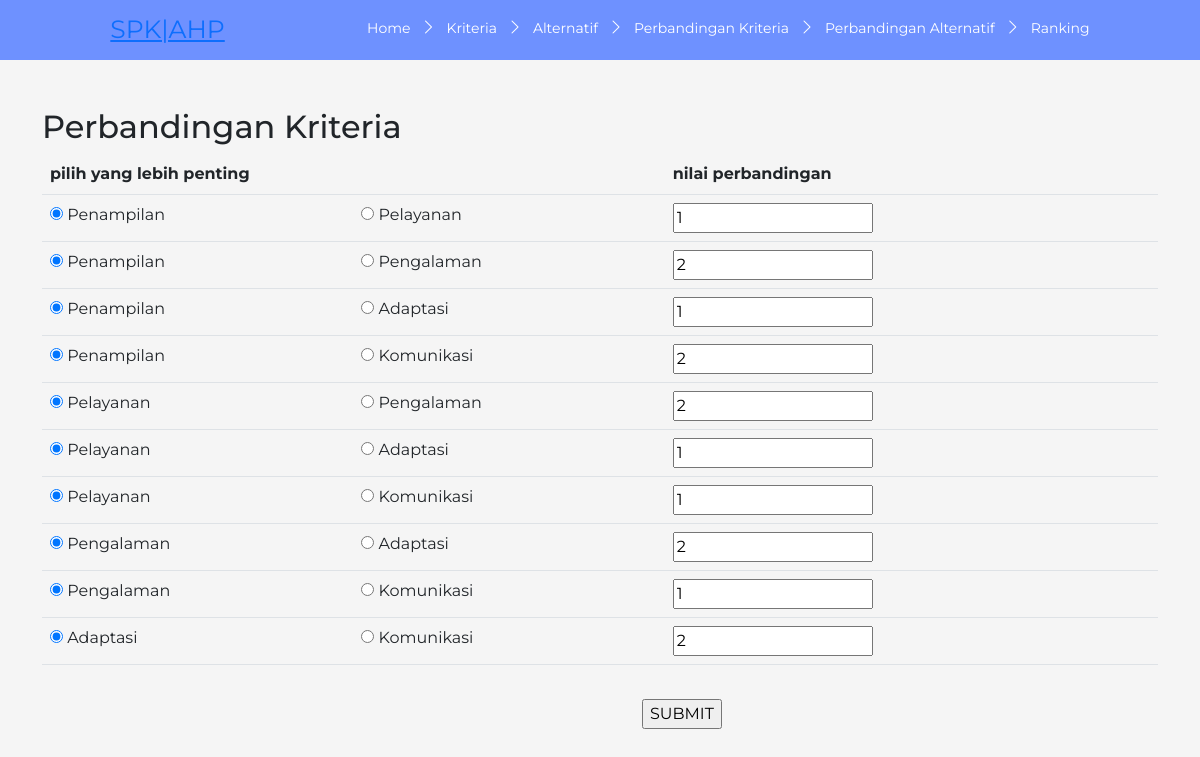
Page /bobot_kriteria.php on the committed database.
### tables this page shows
CREATE TABLE `perbandingan_kriteria` (
  `id` int(11) NOT NULL,
  `kriteria1` int(11) NOT NULL,
  `kriteria2` int(11) NOT NULL,
  `nilai` float NOT NULL
);

### config.php (called while the page is built, shortened)
<?php
	$database = 'ahp';
?>

### fungsi.php (the view, shortened to what this page needs)
<?php
function getKriteriaID($no_urut) {
	include('config.php');
	$query  = "SELECT id FROM kriteria ORDER BY id";
	$result = mysqli_query($koneksi, $query);
	while ($row = mysqli_fetch_array($result)) {
		$listID[] = $row['id'];
	}
	return $listID[($no_urut)];
}
function getKriteriaNama($no_urut) {
	include('config.php');
	$query  = "SELECT nama FROM kriteria ORDER BY id";
	$result = mysqli_query($koneksi, $query);
	while ($row = mysqli_fetch_array($result)) {
		$nama[] = $row['nama'];
	}
	return $nama[($no_urut)];
}
function getJumlahKriteria() {
	include('config.php');
	$query  = "SELECT count(*) FROM kriteria";
	$result = mysqli_query($koneksi, $query);
	while ($row = mysqli_fetch_array($result)) {
		$jmlData = $row[0];
	}
	return $jmlData;
}
function getNilaiPerbandinganKriteria($kriteria1,$kriteria2) {
	include('config.php');
	$id_kriteria1 = getKriteriaID($kriteria1);
	$id_kriteria2 = getKriteriaID($kriteria2);
	$query  = "SELECT nilai FROM perbandingan_kriteria WHERE kriteria1 = $id_kriteria1 AND kriteria2 = $id_kriteria2";
	$result = mysqli_query($koneksi, $query);
	if (mysqli_num_rows($result)==0) {
		$nilai = 1;
	} else {
		while ($row = mysqli_fetch_array($result)) {
			$nilai = $row['nilai'];
		}
	}
	return $nilai;
}
function showTabelPerbandingan($jenis,$kriteria) {
	include('config.php');
	if ($kriteria == 'kriteria') {
		$n = getJumlahKriteria();
	} else {
		$n = getJumlahAlternatif();
	}
	$query = "SELECT nama FROM $kriteria ORDER BY id";
	$result	= mysqli_query($koneksi, $query);
	while ($row = mysqli_fetch_array($result)) {
		$pilihan[] = $row['nama'];
	}
	?>
	<form class="ui form" action="proses.php" method="post">
	<table class="ui celled selectable collapsing table">
		<thead>
			<tr>
				<th colspan="2">pilih yang lebih penting</th>
				<th>nilai perbandingan</th>
			</tr>
		</thead>
		<tbody>
	<?php
	$urut = 0;
	for ($x=0; $x <= ($n - 2); $x++) {
		for ($y=($x+1); $y <= ($n - 1) ; $y++) {
			$urut++;
	?>
			<tr>
				<td>
					<div class="field">
						<div class="ui radio checkbox">
							<input name="pilih<?php echo $urut?>" value="1" checked="" class="hidden" type="radio">
							<label><?php echo $pilihan[$x]; ?></label>
						</div>
					</div>
				</td>
				<td>
					<div class="field">
						<div class="ui radio checkbox">
							<input name="pilih<?php echo $urut?>" value="2" class="hidden" type="radio">
							<label><?php echo $pilihan[$y]; ?></label>
						</div>
					</div>
				</td>
				<td>
					<div class="field">
	<?php
	if ($kriteria == 'kriteria') {
		$nilai = getNilaiPerbandinganKriteria($x,$y);
	} else {
		$nilai = getNilaiPerbandinganAlternatif($x,$y,($jenis-1));
	}
	?>
						<input type="number" name="bobot<?php echo $urut?>" value="<?php echo $nilai?>" max="10" required>
					</div>
				</td>
			</tr>
			<?php
		}
	}
	?>
		</tbody>
	</table>
	<br><br><input class="ui submit button" type="submit" name="submit" value="SUBMIT" style="margin-left: 50%; position: absolute; margin-top: -30px;">
	</form>
	<?php
}
?>

### navbar.php (shortened to what this page needs)
<!DOCTYPE html>
<html lang="en">
<head>
  <link href="https://cdn.jsdelivr.net/npm/bootstrap@5.2.0-beta1/dist/css/bootstrap.min.css" rel="stylesheet">
  <link rel="stylesheet" href="https://cdn.jsdelivr.net/npm/bootstrap-icons@1.8.3/font/bootstrap-icons.css">
  <link rel="stylesheet" href="css/style1.css" type="text/css">
</head>
<body>
  <nav>
    <div style="font-size:25px; color:red;">
      <a href="index.php">
        SPK|AHP
      </a>
    </div>
    <ul class="menu">
      <li><a href="index.php">Home</a><i class="bi bi-chevron-right panah"></i></li>
      <li><a href="kriteria.php">Kriteria</a><i class="bi bi-chevron-right panah"></i></li>
      <li><a href="alternatif.php">Alternatif</a><i class="bi bi-chevron-right panah"></i></li>
      <li><a href="bobot_kriteria.php">Perbandingan Kriteria</a><i class="bi bi-chevron-right panah"></i></li>
      <li onclick="drpdn()"><span>Perbandingan Alternatif</span><i class="bi bi-chevron-right panah"></i>
      </li>
      <li><a href="hasil.php">Ranking</a></li>
    </ul>
  </nav>
</body>
</html>

### bobot_kriteria.php
<?php
	include('config.php');
	include('fungsi.php');
	include('navbar.php');
?>
<section class="content container mt-5">
	<h2 class="ui header">Perbandingan Kriteria</h2>
	<?php showTabelPerbandingan('kriteria','kriteria'); ?>
</section>

### css/style1.css (style rules this page uses)
body { margin: 0; padding: 0; background-color: #f5f5f5; font-family: 'Montserrat', sans-serif; }
nav { display: flex; align-items: center; justify-content: space-evenly; background-color: #6e91ff; height: 60px; }
nav ul { display: flex; list-style: none; padding-top: 12px; color: #ffffff; }
nav ul li a { text-decoration: none; color: #ffffff; font-size: 14px; }
nav ul li i { margin: 10px; }
nav ul li span { cursor: pointer; font-size: 14px; }

### rows in the picture
perbandingan_kriteria: nilai "1"
perbandingan_kriteria: nilai "2"
perbandingan_kriteria: nilai "1"
perbandingan_kriteria: nilai "2"
perbandingan_kriteria: nilai "2"
perbandingan_kriteria: nilai "1"
perbandingan_kriteria: nilai "1"
perbandingan_kriteria: nilai "2"
perbandingan_kriteria: nilai "1"
perbandingan_kriteria: nilai "2"

### other values in the picture
$pilihan[$x] "Penampilan"
$pilihan[$y] "Pelayanan"
$pilihan[$y] "Pengalaman"
$pilihan[$y] "Adaptasi"
$pilihan[$y] "Komunikasi"
$pilihan[$x] "Pelayanan"
$pilihan[$x] "Pengalaman"
$pilihan[$x] "Adaptasi"
